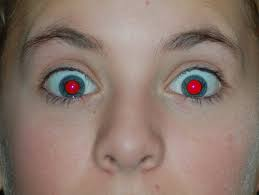
#> input picture picture/red_eye2.jpg, 259 x 195 px
$ jupyter execute --allow-errors 20180515.ipynb
#> lines starting #> are read from the running program, lines starting #| are printed output that depends on the picture
[cell 1]
from skimage import io
import matplotlib.pyplot as plt
import math

def distance(color1, color2):
    dif = 0
    for i in range(0,3):
        dif = dif + math.pow((color1[i]-color2[i]),2)
    return math.sqrt(dif)

def removeRedEye(image,startX,endX,startY,endY,red_eye):
    rows,cols,dims=image.shape
    for i in range(0,rows):
        for j in range(0,cols):
            if (startX <= i <= endX) and (startY <= j <= endY):
                if distance(red_eye,image[i,j])<150:
                    image[i,j,0] = 50
                    image[i,j,1] = 50
                    image[i,j,2] = 50
    return image

img=io.imread('picture/red_eye2.jpg')
#> img is the input picture: shape (195, 259, 3); mean R, G, B 139.8, 120, 110.1
io.imshow(img)

red_eye = [250, 20, 20]
img2 = removeRedEye(img, 70, 100, 50, 220, red_eye)
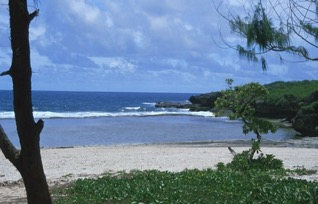
#> input picture picture/scene.jpg, 318 x 204 px
#> further down, img is the input picture: shape (204, 318, 3); mean R, G, B 102.6, 126.9, 151.9
plt.figure()
io.imshow(img2)
io.show()

[cell 2]
from skimage import io
import matplotlib.pyplot as plt
import math

def posterize(image):
    rows,cols,dims=image.shape
#> rows = 204; cols = 318; dims = 3
    for i in range(0,rows):
        for j in range(0,cols):
            red = image[i,j,0]
            if (red<64):
                image[i,j,0] = 31
            if (red>63 and red<128):
                image[i,j,0] = 95
            if (red>127 and red<192):
                image[i,j,0] = 159
            if (red>191):
                image[i,j,0] = 223

        green = image[i,j,1]
        if (green<64):
            image[i,j,1] = 31
        if (green>63 and green<128):
            image[i,j,1] = 95
        if (green>127 and green<192):
            image[i,j,1] = 159
        if (green>191):
            image[i,j,1] = 223

        blue = image[i,j,2]
        if (blue<64):
            image[i,j,2] = 31
        if (blue>63 and blue<128):
            image[i,j,2] = 95
        if (blue>127 and blue<192):
            image[i,j,2] = 159
        if (blue>191):
            image[i,j,2] = 223
#> this loop made 204 passes
#> (green, blue) on passes 1 to 3: (145, 179), (131, 165), (104, 134)
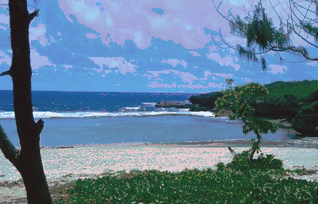
#> image: shape (204, 318, 3); mean R, G, B 98.3, 126.9, 151.9
    return image

img=io.imread('picture/scene.jpg')
io.imshow(img)

img2 = posterize(img)
plt.figure()
io.imshow(img2)
io.show()

[cell 3]
from skimage import io
import matplotlib.pyplot as plt
import math

def distance(color1, color2):
    dif = 0
    for i in range(0,3):
        dif = dif + math.pow((color1[i]-color2[i]),2)
    return math.sqrt(dif)

def swapBack(image,bg,newBg,thresh):
    rows,cols,dims=image.shape
    ret_img = image
    for i in range(0,rows):
        for j in range(0,cols):
            dif = distance(image[i,j],bg[i,j])
            if dif < thresh:
                for k in range(0,3):
                     ret_img[i,j,k] = newBg[i,j,k]
            else:
                for k in range(0,3):
                    ret_img[i,j,k] = image[i,j,k]
    return ret_img
img=io.imread('picture/dog1.jpg')
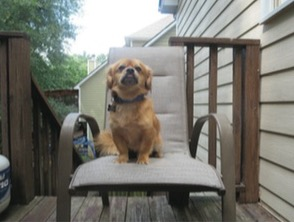
#> input picture picture/dog1.jpg, 294 x 222 px
#> img is the input picture: shape (222, 294, 3); mean R, G, B 122.2, 121, 113.6
io.imshow(img)

img2=io.imread('picture/dog2.jpg')
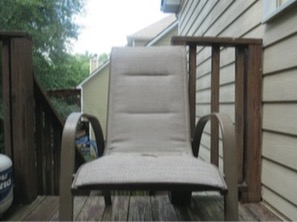
#> input picture picture/dog2.jpg, 297 x 222 px
#> img2 is the input picture: shape (222, 297, 3); mean R, G, B 114, 115.6, 109.6
plt.figure()
io.imshow(img2)

img3=io.imread('picture/road.jpg')
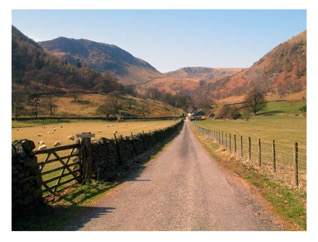
#> input picture picture/road.jpg, 318 x 242 px
#> img3 is the input picture: shape (242, 318, 3); mean R, G, B 156.2, 144, 129.5
plt.figure()
io.imshow(img3)

threshold = 200
img4 = swapBack(img, img2, img3, threshold)
#> after the loop in swapBack, `for i in range(0,rows):`:
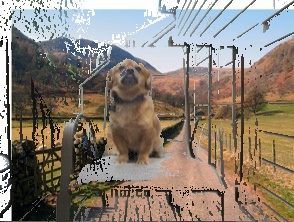
#> ret_img: shape (222, 294, 3); mean R, G, B 139.1, 129.2, 117.2
plt.figure()
io.imshow(img4)
io.show()

## 參考連結: [overflow encountered in ubyte_scalars](https://stackoverflow.com/questions/32927821/runtime-warning-overflow-encountered-in-ubyte-scalars/43040078?utm_medium=organic&utm_source=google_rich_qa&utm_campaign=google_rich_qa)

[cell 4]
from skimage import io
import matplotlib.pyplot as plt
import math
import numpy as np

def distance(color1, color2):
    dif = 0
    for i in range(0,3):
        dif = dif + math.pow((color1[i]-color2[i]),2)
    return math.sqrt(dif)

def chromakey(image,newBg,thresh,bgColor):
    rows,cols,dims=image.shape
    ret_img = np.uint8(np.zeros((rows,cols,3)))
    for i in range(0,rows):
        for j in range(0,cols):
            dif = distance(image[i,j],bgColor)
            if dif < thresh:
                for k in range(0,3):
                    ret_img[i,j,k] = newBg[i,j,k]
            else:
                for k in range(0,3):
                    ret_img[i,j,k] = image[i,j,k]
    return ret_img

img=io.imread('picture/chromakey.jpg')
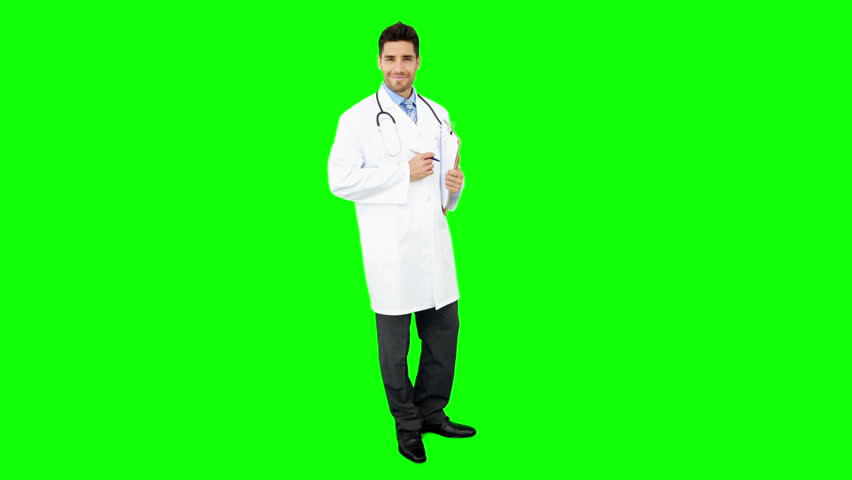
#> input picture picture/chromakey.jpg, 852 x 480 px
#> img is the input picture: shape (480, 852, 3); mean R, G, B 32.1, 248.3, 22.8
io.imshow(img)

#> (the rest of this cell did not finish here and is left out)
